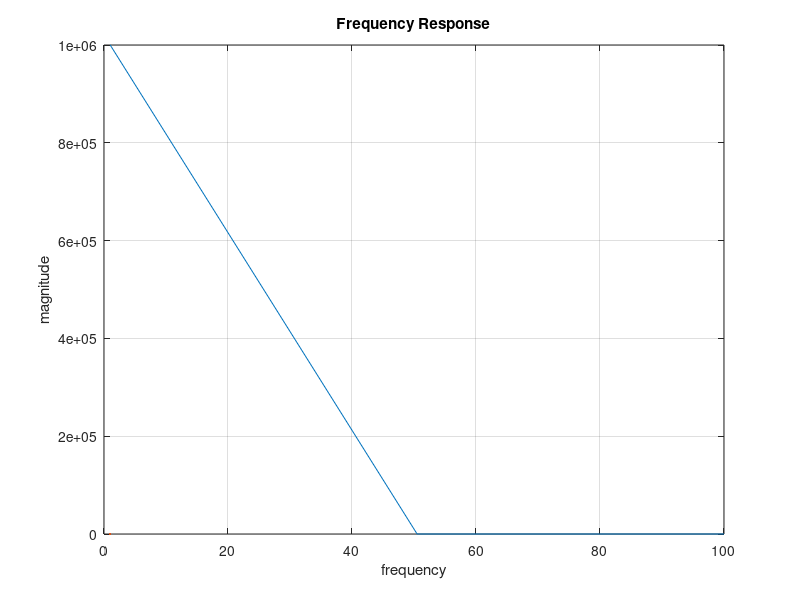

MATLAB code for this plot:
clc; clear all; close all

%% problem 2 

% first plot my own hand computed H infinity norm of the SISO system

numerator = 1;
denominator = [1 10^-6 1];

sys_tf = tf(numerator,denominator);


omega_list = linspace(10e-1,10e1,3);
H_magnitude = zeros(size(omega_list));

for i = 1:length(omega_list)
    H_magnitude(i) = abs(freqresp(sys_tf,omega_list(i)));
end

plot(omega_list,H_magnitude,LineWidth=2);
title("Frequency Response");
xlabel("frequency");
ylabel("magnitude");
grid on
H_inf = max(H_magnitude);

disp(["H_inf norm is :", num2str(H_inf)]);
disp(["happened at :", num2str(omega_list(H_magnitude == H_inf))]);